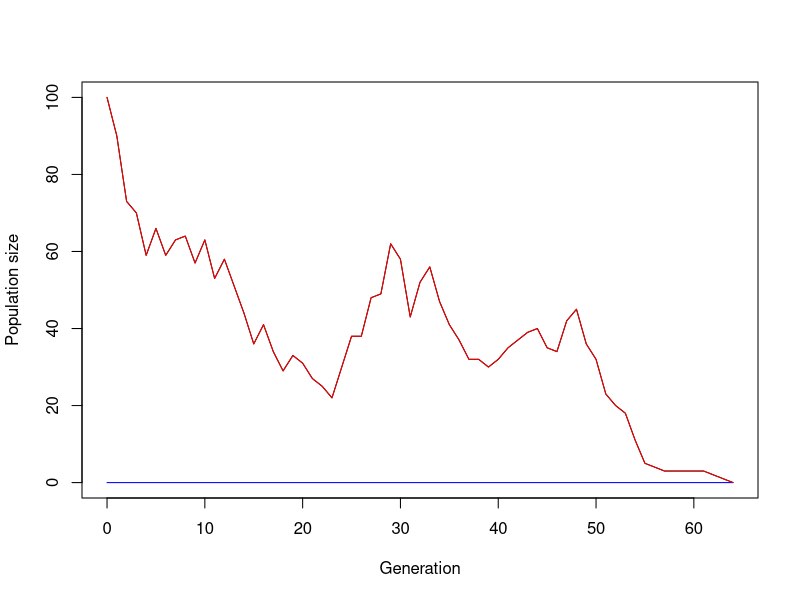

This chart was generated by the following R code: (Note: this script raises an error after producing the figure.)
## ---- chunk 1
simulate_one_gen <- function(N_a, N_A, decay_rate, sel_coeff, mut_rate) {
  K<- 1000
  offsp_a <- (rpois(1, N_a * (1-decay_rate))) 
  offsp_A <- (rpois(1, N_A * (1-decay_rate+sel_coeff)))*(1-(N_a+N_A)/K)
  
  offsp_a <- round(offsp_a,0)
  offsp_A <- round(offsp_A,0)
  # draw new mutants according to Poisson distribution
  mut_a_to_A <- rpois(1, offsp_a * mut_rate)
  
  # determine new population sizes of wild type and mutant
  N_a_new  <- max(offsp_a - mut_a_to_A, 0)
  N_A_new <-  offsp_A + mut_a_to_A
 print((1-((N_a+N_A)/K)))
  return(c(N_a_new, N_A_new))
}
# Test the function
print(simulate_one_gen(0,100,0,0.2,0.01))



## ---- chunk 2
simulate_pop <- function(N_init_a, N_init_A, decay_rate, sel_coeff, mut_rate, t_max, K) {
  # Create the vector in which to save the results
  pop_vector <- c(N_init_a, N_init_A)
  # initiate the variables
  pop_new <- c(N_init_a, N_init_A)
  # Create the time at which the population splits
  split_time <- split_time <- sample(1:t_max, 1)
  print(split_time) # Just to check the value
  
  # run the simulation until generation t_max
  for (i in 1:t_max) {
    # Time when the fragmentation occur
    if (i == split_time + 1) {
    # Create the new habitats (creating new K)
    K_B <- K * habitat_prop
    K_C <- K * (1 - habitat_prop)
    # Distribute the individuals randomly
  
 }
    # redefine the current population one generation later
    pop_new <- simulate_one_gen(pop_new[1],pop_new[2], decay_rate, sel_coeff, mut_rate)
    # add the new population sizes to the output vector
    pop_vector <- rbind(pop_vector,pop_new)
    # condition to stop the simulation before t_max: either the population exceeds 1.5 times the original population size, or it goes extinct
    if (pop_new[1]+pop_new[2]>=10000*(N_init_a+ N_init_A) | pop_new[1]+pop_new[2]==0) break
  }
 
  # define the row and column names of the output vector
  rownames(pop_vector) <- (0:t_max)[1:length(pop_vector[,1])] # note that the vector has to be cut if the simulation stopped early
  colnames(pop_vector) <- c("a","A")
  # return the result
  return(pop_vector)	
}
# Test the function an plot the result
# set t_max to a value to be used througout
max_gen <- 1000
# create your simulation data
output <- simulate_pop(0,100,0,0.02,0.0001,max_gen, K)
# show the last few lines of the data table
print(tail(output))
# plot the output - note that the plot range and the x axis have to be adjusted based on the length of the table
# determine x axis range 
x_range <- 0:(length(output[,1])-1)
# this plots the total population size
plot(x_range,output[,1]+output[,2],type='l',ylim=c(0,max(output[,1]+output[,2])),xlab = "Generation",ylab = "Population size")
# add number of wild type individuals
lines(x_range,output[,1], col="blue")
# add number of mutant individuals
lines(x_range,output[,2], col="red")
## ---- chunk 3
# set some parameters to fixed values
init_a <- 100
init_A <- 0
m_rate <- 0.001
max_gen <- 1000
# determine how often to run the simulation for each set of parameters
no_replicates <- 100

# set parameters to vary
s_values <- c(0.2,0.3,0.4)
r_values <- c(0.05,0.1,0.15)

# initialize data table - where to collect the results
data_table <- c()
# run the simulation across all chosen parameters
# loop over decay rates
for(rval in r_values){
  # loop over selection coefficients
  for(sval in s_values){
    # different way of running many simulations: make replicates using "repeat" function with a counter i
    # reset counter
    i<-1
    repeat {
      # increase counter by one
      i<-i+1
      # run the simulation once
      one_run <- simulate_pop(init_a,init_A,rval,sval,m_rate,max_gen)
      # determine total population sizes
      total_size <- one_run[,1]+one_run[,2]
      # determine minimum population size
      min_size <- min(total_size)
      # determine (first) generation at which this population size occurred
      min_gen <- as.numeric(which(total_size==min_size)[1])
      # enter the data into the table
      data_table <- rbind(data_table,c(rval,sval,min_gen,min_size)) # note that we add the varying parameters (decay rate and selection coefficient) to the table too
      # stop the repeated computation after no_replicates times
      if(i>no_replicates) break
    }
  }
}
# define column names of data table
colnames(data_table) <- c("r","s","min_gen","no_min")
# show the first lines of the output
print(head(data_table))
